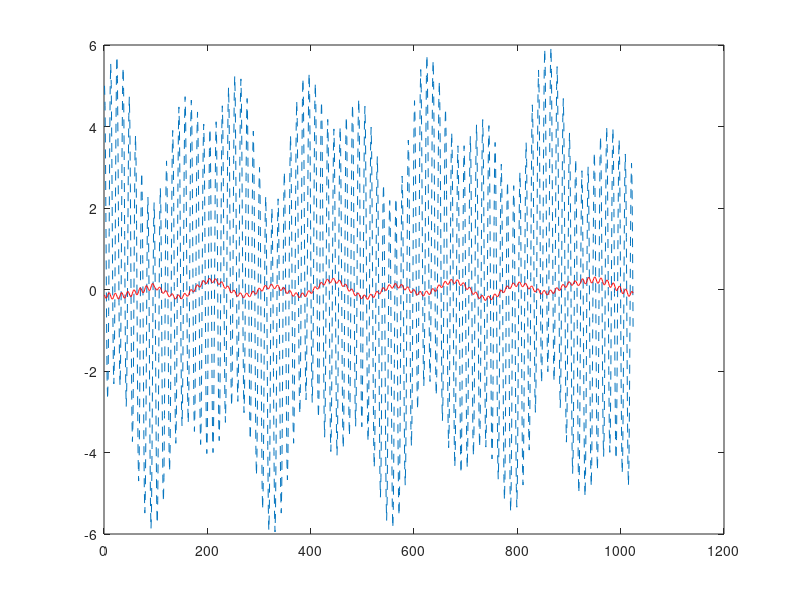

This figure's MATLAB source:
clear;

N_signal=1024;


Coef=10;

k=1:1:N_signal;
signal1=4*cos(2*pi*(1+1/12)*(k-1));
signal2=1*sin(2*pi/118.2*(k-1));
signal3=1*cos(2*pi/216*(k-1))
signal=signal1+signal2+signal3
signaln=4*cos(2*pi*(1+1/12)*(k-1))+1*sin(2*pi/118.2*(k-1))+1*cos(2*pi/216*(k-1))+Coef*randn([1,N_signal]);
%этот
plot(k,signal1);
plot(k,signal2);
plot(k,signal3);
plot(k,signal);
plot(k,signaln);

%fast Fourier transform calculation
Ftrns_signal=fft(signal);

%amplitude spectrum calculation
apl_spectrum=abs(Ftrns_signal);
%этот
plot(-N_signal/2:0,apl_spectrum(N_signal/2:N_signal),1:N_signal/2,apl_spectrum(1:N_signal/2))


width=100;
%несколько окон
h=zeros(1,N_signal);


h(N_signal/2-width:N_signal/2+width)=1/(width*2+1);
 
h=zeros(1,N_signal);
h(1:width)=1/(width*2+1);
h(N_signal:-1:N_signal-width)=1/(width*2+1);

Ftrns_h=fft(h);

%amplitude spectrum calculation
apl_spectrum_h=abs(Ftrns_h);

plot(apl_spectrum_h);
plot(-N_signal/2:0,apl_spectrum_h(N_signal/2:N_signal),1:N_signal/2,apl_spectrum_h(1:N_signal/2))


conv_fft=Ftrns_h.*Ftrns_signal;

conv_spectrum=abs(conv_fft);

plot(-N_signal/2:0,conv_spectrum(N_signal/2:N_signal),1:N_signal/2,conv_spectrum(1:N_signal/2))


result=ifft(conv_fft);
%само окно
plot(k,signal,'--',k,result,'red')